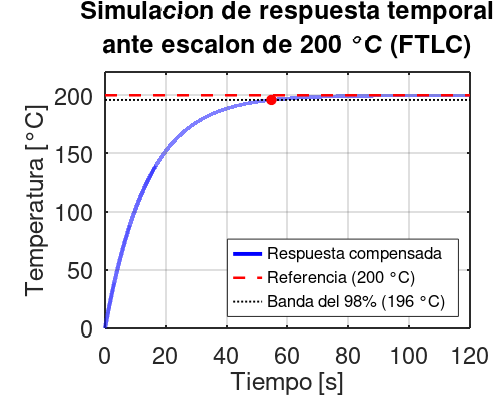

This figure's MATLAB source:
% Simulacion de respuesta temporal ante escalon de 200 °C

close all; clear; clc;
pkg load control;

s = tf('s');
Rth = 6.375;
Cth = 10.9716;
tau = Rth * Cth;
Gact = 40;
FTLA = Gact * (Rth / (tau * s + 1));

Ti = tau;
PI = (s + 1/Ti) / s;
s1 = -1 / (0.20 * tau);
L = (Gact * Rth * (s1 + 1/Ti)) / (s1 * (tau * s1 + 1));
Kp = 1 / abs(L);

FTLC = minreal(feedback(Kp * PI * FTLA, 1));

Tref = 200;
t = (0:0.001:120)';
[y, t] = step(Tref * FTLC, t);

% Parametros de la respuesta (criterio del 2%)
y_ss = Tref * dcgain(FTLC);
Mp = max(0, (max(y) - y_ss) / y_ss * 100);
idx_2pct = find(abs(y - y_ss) >= 0.02 * y_ss, 1, 'last');
ts_sim = t(idx_2pct);
ts_teorico = 4 * (0.20 * tau);

printf('Valor final: %.4f °C\n', y_ss);
printf('Sobrepasamiento: %.2f %%\n', Mp);
printf('Tiempo de establecimiento simulado (2%%): %.4f s\n', ts_sim);
printf('Tiempo de establecimiento teorico (4*tau_cl): %.4f s\n', ts_teorico);

fig = figure(1);
set(fig, 'Color', [1 1 1], 'Position', [100 100 540 430]);
plot(t, y, 'b-', 'LineWidth', 2.8); hold on;
plot([0 120], [Tref Tref], 'r--', 'LineWidth', 1.8);
plot([0 120], [0.98*Tref 0.98*Tref], 'k:', 'LineWidth', 1.4);
plot(ts_sim, y(idx_2pct), 'ro', 'MarkerFaceColor', 'r', 'MarkerSize', 7);
grid on;

ylim([0 220]);
set(gca, 'Position', [0.21 0.18 0.73 0.64]);
set(gca, 'FontSize', 17, 'LineWidth', 1.4);
set(gca, 'XTick', 0:20:120, 'YTick', 0:50:200);
title({'Simulacion de respuesta temporal'; 'ante escalon de 200 °C (FTLC)'}, 'FontSize', 18, 'FontWeight', 'bold');
xlabel('Tiempo [s]', 'FontSize', 18);
ylabel('Temperatura [°C]', 'FontSize', 18);
h_leg = legend('Respuesta compensada', 'Referencia (200 °C)', 'Banda del 98% (196 °C)', 'Location', 'southeast');
set(h_leg, 'FontSize', 12);

set(fig, 'PaperUnits', 'inches', 'PaperSize', [5.0 4.0], 'PaperPosition', [0 0 5.0 4.0]);
print -dpng -r300 07_simulacion_escalon_200C.png
